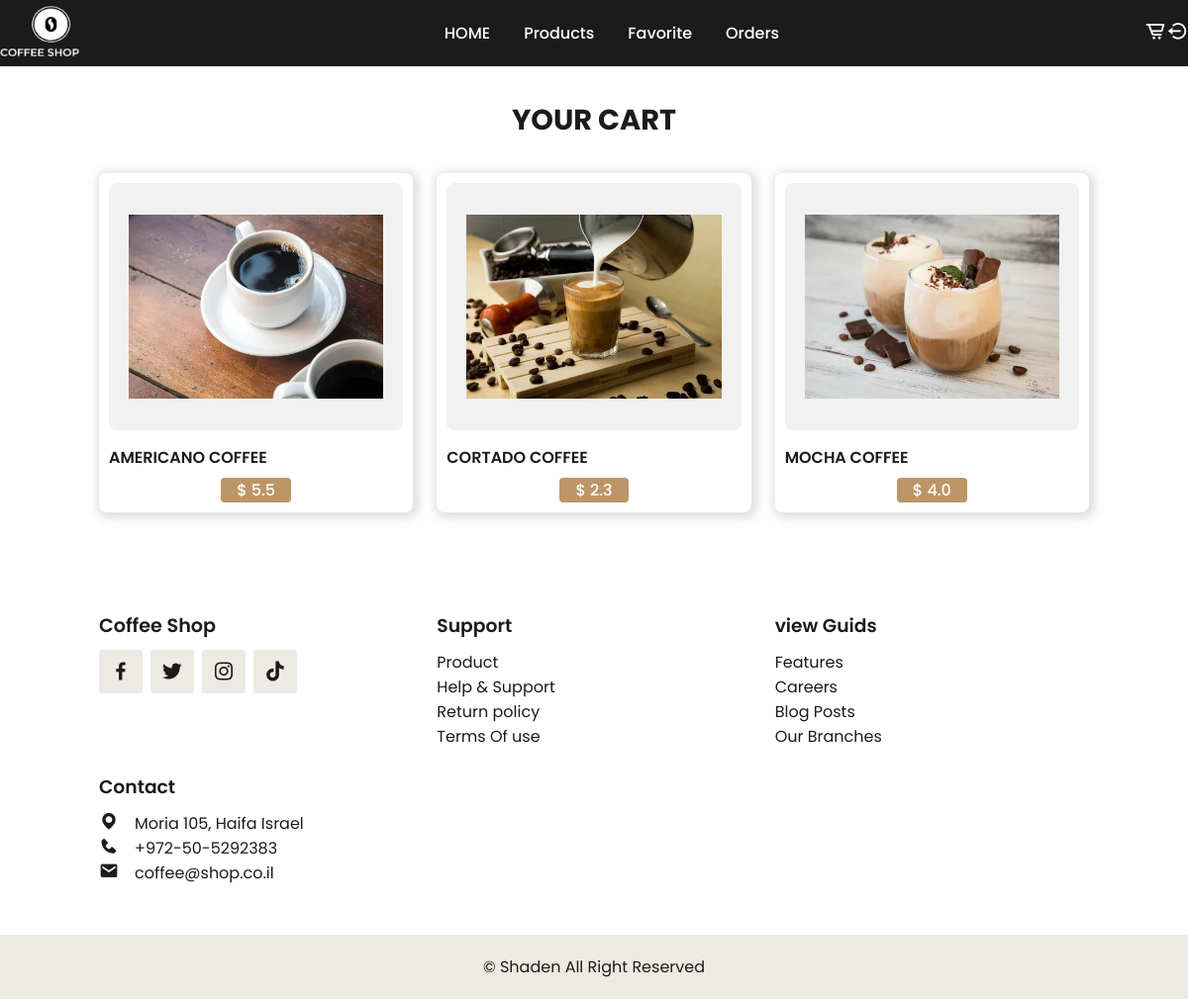
Page /cartlist_view on the committed database.
### app.py (models this page shows, shortened)
class Products(db.Model):
    product_id = db.Column(db.Integer, primary_key=True)
    product_name = db.Column(db.String(50), unique=False, nullable=False)
    product_price = db.Column(db.Float, unique=False, nullable=False)
    product_quantity = db.Column(db.Integer, unique=False, nullable=False)
    product_description = db.Column(db.String, unique=False, nullable=False)
    filename = db.Column(db.String(100), unique=False, nullable=True)

### app.py (the view)
@app.route('/cartlist_view')
def display_cartlist():
    cart_id = []
    carts = cartList.query.all()
    for product in carts:
        cart_id.append(product.product_id)
    cart_id = list(set(cart_id))
    products_cart = []
    for _id in cart_id:
        products_cart.append(Products.query.get(_id))
    return render_template('cartList.html', products_cart=products_cart)

### templates/cartList.html (shortened to what this page needs)
<!DOCTYPE html>
<html lang="en">
<head>
</head>
<link href="{{url_for('static', filename= 'style.css') }}", rel="stylesheet">
<link rel="stylesheet" href="https://unpkg.com/boxicons@latest/css/boxicons.min.css">
<body>
    <header>
        <a href="/home" class="logo">
            <img src="./static/images/logo.png" alt="" width="200px" height="300px">
        </a>
        <ul class="navbar">
            <li><a href="/home">HOME</a></li>
            <li><a href="/products">Products</a></li>
            <li><a href="/about_us">Favorite</a></li>
            <li><a href="/customers">Orders</a></li>
        </ul>
        <div class="header-icon">
            <a href="/cartlist_view"><i class="bx bx-cart-alt"></i></a>
            <a href="/logout"><i class='bx bx-log-out-circle'></i></a>
        </div>
    </header>
    <br><br>
    <section class="products" id="products">
        <div class="heading">
            <h2>Your Cart</h2>
        </div>
        {% if products_cart %}
            <div class="product-container">
                {%for product in products_cart%}
                <div class="box">
                    <a href="{{url_for('product_info', product_id=product.product_id)}}">
                        <img src="{{url_for('display_image',filename=product.filename)}}" alt="">
                    </a>
                    <h3>{{product.product_name}}</h3>
                    <div class="content">
                        <span>$ {{product.product_price}}</span>
                    </div>
                </div>
                {% endfor %}
            </div>
        {% else %}
            <div class="home-img">
                <img src="./static/images/empty.png">
            </div>
        {% endif %}
    </section>
    <section class="footer">
        <div class="footer-box">
            <h2>Coffee Shop</h2>
            <div class="social">
                <a href="/"><i class='bx bxl-facebook' ></i></a>
                <a href="/"><i class='bx bxl-twitter' ></i></a>
                <a href="/"><i class='bx bxl-instagram' ></i></a>
                <a href="/"><i class='bx bxl-tiktok' ></i></a>
            </div>
        </div>
        <div class="footer-box">
            <h3>Support</h3>
            <li><a href="/">Product</a></li>
            <li><a href="/">Help & Support</a></li>
            <li><a href="/">Return policy</a></li>
            <li><a href="/">Terms Of use</a></li>
        </div>
        <div class="footer-box">
            <h3>view Guids</h3>
            <li><a href="/">Features</a></li>
            <li><a href="/">Careers</a></li>
            <li><a href="/">Blog Posts</a></li>
            <li><a href="/">Our Branches</a></li>
        </div>
        <div class="footer-box">
            <h3>Contact</h3>
            <div class="contact">
                <span><i class='bx bxs-map'></i>Moria 105, Haifa Israel</span>
                <span><i class='bx bxs-phone'></i>+972-50-5292383</span>
                <span><i class='bx bxs-envelope'></i>coffee@shop.co.il</span>
            </div>
        </div>
    </section>
    <section class="copyright">
        <p>&#169; Shaden All Right Reserved</p>
    </section>
</body>
</html>

### static/style.css (style rules this page uses)
* { font-family: 'Poppins', sans-serif; margin: 0; padding: 0; box-sizing: border-box; scroll-padding-top: 4rem; scroll-behavior: smooth; list-style: none; text-decoration: none; }
:root { --main-color:#bc9667; --second-color: #edeae3; --text-color: #1b1b1b; --bg-color:#ffffff; --box-shadow: 2px 2px 10px 4px rgb(14 55 54 / 15%); }
section { padding: 50px 100px; }
img { width:100%; }
body { color: var(--text-color); }
header { position: fixed; width: 100% top: 0; right: 0; left: 0; z-index: 1000; display: flex; justify-content: space-between; align-items: center; padding: 18px 100px transition: 0.5s linear; background: var(--text-color); }
.logo img { width: 80px; height: 60px; }
.navbar { display:flex; }
.navbar a { padding: 8px 17px; color: var(--bg-color); font-size: 1rem; text-transition: uppercase; font-weight: 500; }
.header-icon { font-size:22px; cursor: pointer; z-index: 10000; display: flex; }
.header-icon .bx { color: var(--bg-color); }
.heading { text-align: center; }
.heading h2 { font-size: 1.8rem; text-transform: uppercase; }
.product-container { display: grid; grid-template-columns: repeat(auto-fit, minmax(280px,auto)); gap: 1.5rem; margin-top: 2rem; }
.product-container .box { position: relative; padding: 10px; display: flex; flex-direction: column; justify-content: center; border-radius: 0.5rem; box-shadow: var(--box-shadow); }
.product-container img { width: 100%; height: 250px; object-fit: contain; object-position: center; padding: 20px; background: #f1f1f1; border-radius: 0.5rem; }
.product-container .box h3 { font-size: 1rem; font-weight: 600; text-transform: uppercase; margin: 0.5rem 0 0.5rem; }
.product-container .box .content { display:flex; align-item: center; justify: center; justify-content: space-around; }
.product-container .box .content span { padding: 0 1rem; color: var(--bg-color); background: var(--main-color); border-radius: 4px; font-weight: 500; }
.footer { display: grid; grid-template-columns: repeat(auto-fit, minmax(240px,auto)); gap: 1.5rem; }
.footer-box h2 { font-size: 1.2rem; font-weight: 600; margin-bottom: 10px; }
.social { display:flex; align-items: center; column-gap: 0.5rem; }
.social a .bx { font-size:24px; color: var(--text-color); padding: 10px; background: var(--second-color); border-radius: 0.2rem; }
.footer-box h3 { font-weight: 600; margin-bottom: 10px; }
.footer-box li a { color: var(--text-color); }
.contact { row-gap: 0.5rem; }
.contact span { display:flex; align-item: center; }
.contact i { font-size: 20px; margin-right: 1rem; }
.copyright { padding: 20px; text-align: center; background: var(--second-color); }

### rows in the picture
Products: filename (picture), product_name "AMERICANO COFFEE", product_price "5.5"
Products: filename (picture), product_name "CORTADO COFFEE", product_price "2.3"
Products: filename (picture), product_name "MOCHA COFFEE", product_price "4.0"
